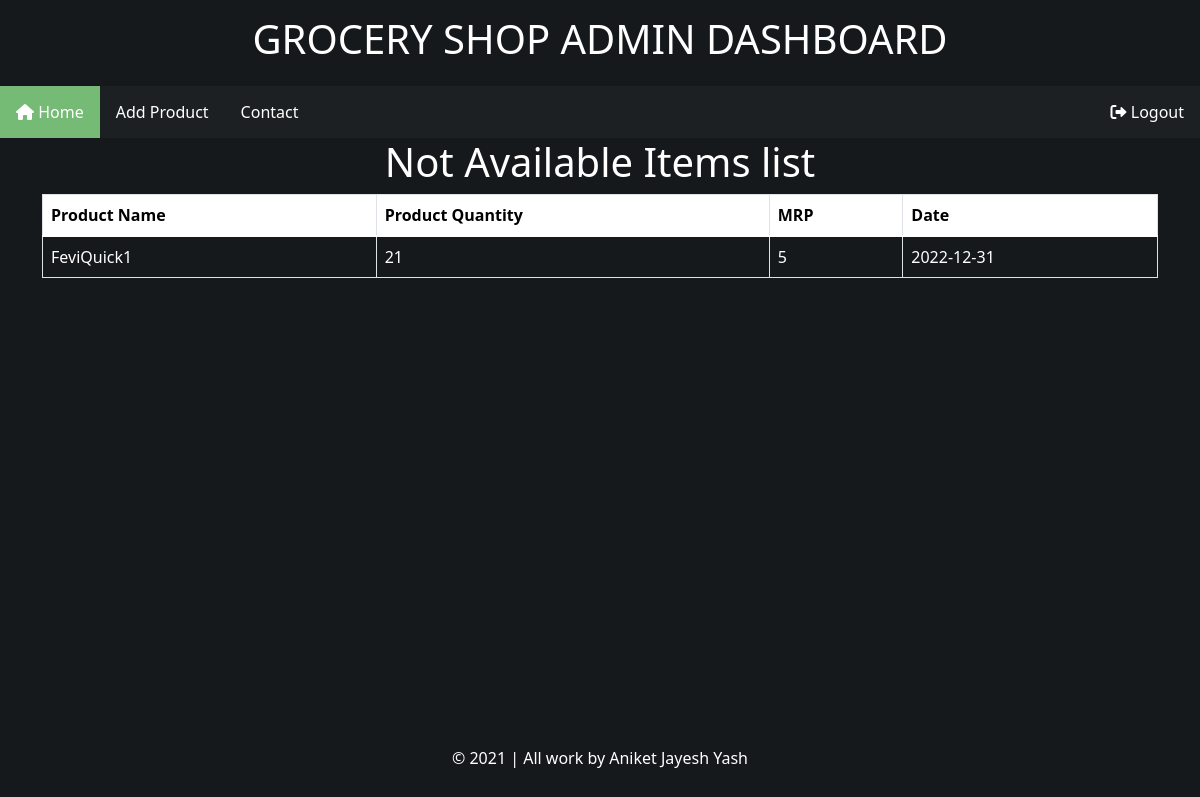
/Na-show.php (signed in), run on an earlier commit of the app's database.
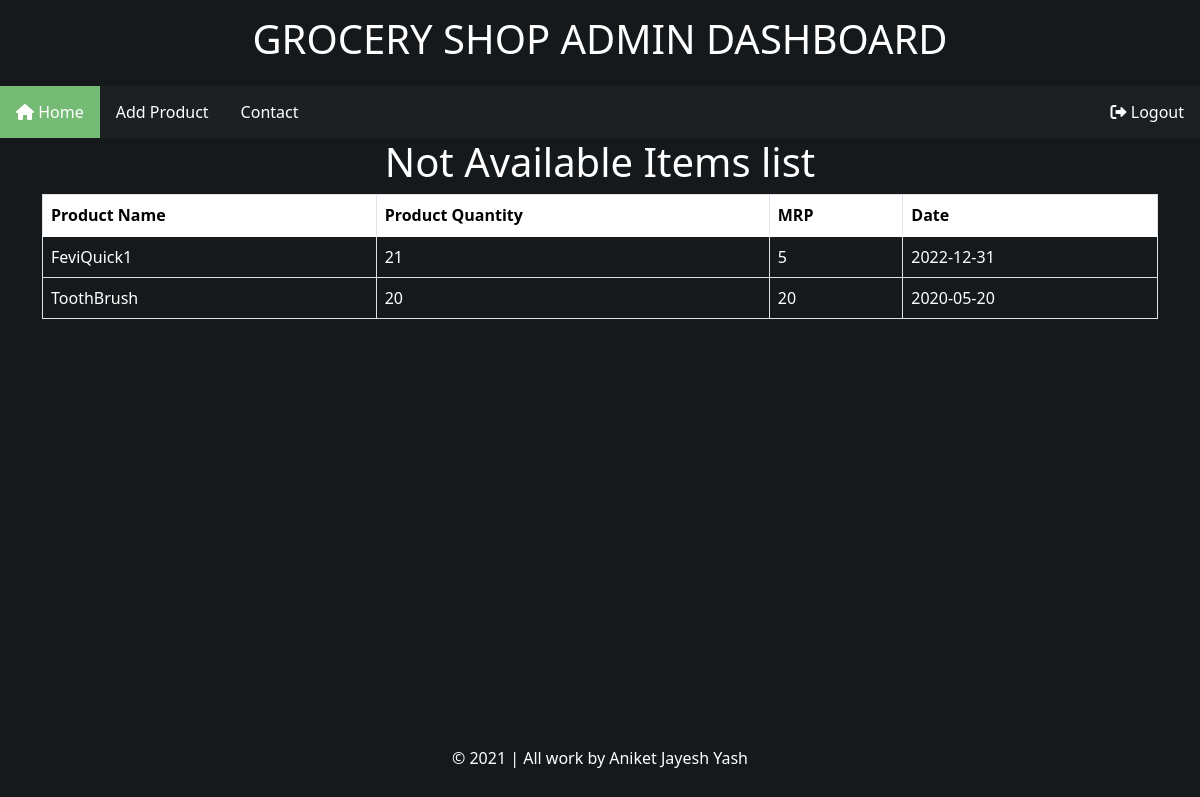
And on a later commit of the database.
### tables this page shows
CREATE TABLE `not_available_items` (
  `product_name` varchar(200) NOT NULL,
  `product_quantity` int(200) NOT NULL,
  `product_price` int(200) NOT NULL,
  `customer_count` int(200) NOT NULL,
  `request_date` date NOT NULL DEFAULT current_timestamp()
);

### Na-show.php (the view, shortened to what this page needs)
<!DOCTYPE html>
<html lang="en">
<head>
    <link href="https://cdn.jsdelivr.net/npm/bootstrap@5.1.1/dist/css/bootstrap.min.css" rel="stylesheet"
>
    <link rel="stylesheet" href="https://cdnjs.cloudflare.com/ajax/libs/font-awesome/6.0.0-beta2/css/all.min.css">
</head>
<body>
    <div class="container" id="con">
        <div class="col-lg-12">
            <h1 class="text-white text-center">Not Available Items list</h1>
            <table class="table table-bordered text-white sticky">
                <thead>
                    <tr>
                        <th scope="col">Product Name</th>
                        <th scope="col">Product Quantity</th>
                        <th scope="col">MRP</th>
                        <th scope="col">Date</th>
                    </tr>
                </thead>
                <?php
                include 'db.php';
                $sq = "select * from not_available_items";
                $query = mysqli_query($conn, $sq);
                while ($res = mysqli_fetch_array($query)) {
                ?>
                <tr>
                    <td><?php echo $res['product_name'] ?></td>
                    <td><?php echo $res['product_quantity'] ?></td>
                    <td><?php echo $res['product_price'] ?></td>
                    <td><?php echo $res['request_date'] ?></td>
                </tr>
                <?php
                }
                ?>
            </table>
        </div>
    </div>
</body>
</html>

### CSS/admin-home.css (style rules this page uses)
* { margin: 0px; padding: 0px; }
body { background-color: #16191b; }
.top_head { text-align: center; padding: 15px; color: white; }
ul { list-style-type: none; margin: 0; padding: 0; overflow: hidden; background-color: rgb(29, 32, 34); }
li { float: left; }
li a { display: block; color: white; text-align: center; padding: 14px 16px; text-decoration: none; }
.active { background-color: #75ba75; }
.footer { position: fixed; left: 0; bottom: 0; width: 100%; color: white; text-align: center; }
p { padding: 14px; }
a { text-decoration: none; color: black; }

### Na-show.php (style rules this page uses)
#con { width: auto; height: 600px; overflow: scroll; }
.sticky thead tr th { position: sticky; top: 0; background: white; color: black; }

What changed in the data, as far as the page shows it:
added not_available_items: product_name "ToothBrush", product_quantity "20", product_price "20", request_date "2020-05-20"
